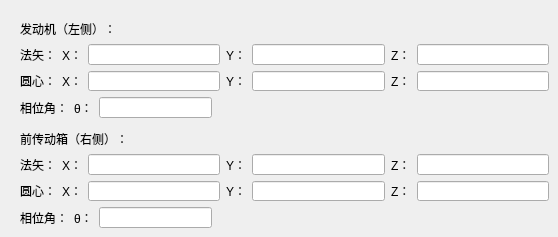
      <widget class="QWidget" name="tab_8">
       <attribute name="title">
        <string>工步5</string>
       </attribute>
       <widget class="QWidget" name="layoutWidget_17">
        <property name="geometry">
         <rect>
          <x>20</x>
          <y>130</y>
          <width>529</width>
          <height>98</height>
         </rect>
        </property>
        <layout class="QVBoxLayout" name="verticalLayout_15">
         <item>
          <widget class="QLabel" name="label_174">
           <property name="text">
            <string>前传动箱（右侧）：</string>
           </property>
          </widget>
         </item>
         <item>
          <layout class="QHBoxLayout" name="horizontalLayout_42">
           <item>
            <widget class="QLabel" name="label_175">
             <property name="text">
              <string>法矢：</string>
             </property>
            </widget>
           </item>
           <item>
            <widget class="QLabel" name="label_176">
             <property name="text">
              <string>X：</string>
             </property>
            </widget>
           </item>
           <item>
            <widget class="QLineEdit" name="StepFive_horizontalFrontDriveBox_normal_x_Edit"/>
           </item>
           <item>
            <widget class="QLabel" name="label_177">
             <property name="text">
              <string>Y：</string>
             </property>
            </widget>
           </item>
           <item>
            <widget class="QLineEdit" name="StepFive_horizontalFrontDriveBox_normal_y_Edit"/>
           </item>
           <item>
            <widget class="QLabel" name="label_178">
             <property name="text">
              <string>Z：</string>
             </property>
            </widget>
           </item>
           <item>
            <widget class="QLineEdit" name="StepFive_horizontalFrontDriveBox_normal_z_Edit"/>
           </item>
          </layout>
         </item>
         <item>
          <layout class="QHBoxLayout" name="horizontalLayout_43">
           <item>
            <widget class="QLabel" name="label_179">
             <property name="text">
              <string>圆心：</string>
             </property>
            </widget>
           </item>
           <item>
            <widget class="QLabel" name="label_180">
             <property name="text">
              <string>X：</string>
             </property>
            </widget>
           </item>
           <item>
            <widget class="QLineEdit" name="StepFive_horizontalFrontDriveBox_center_x_Edit"/>
           </item>
           <item>
            <widget class="QLabel" name="label_181">
             <property name="text">
              <string>Y：</string>
             </property>
            </widget>
           </item>
           <item>
            <widget class="QLineEdit" name="StepFive_horizontalFrontDriveBox_center_y_Edit"/>
           </item>
           <item>
            <widget class="QLabel" name="label_182">
             <property name="text">
              <string>Z：</string>
             </property>
            </widget>
           </item>
           <item>
            <widget class="QLineEdit" name="StepFive_horizontalFrontDriveBox_center_z_Edit"/>
           </item>
          </layout>
         </item>
         <item>
          <layout class="QHBoxLayout" name="horizontalLayout_44">
           <item>
            <widget class="QLabel" name="label_183">
             <property name="text">
              <string>相位角：</string>
             </property>
            </widget>
           </item>
           <item>
            <widget class="QLabel" name="label_184">
             <property name="text">
              <string>θ：</string>
             </property>
            </widget>
           </item>
           <item>
            <widget class="QLineEdit" name="StepFive_horizontalFrontDriveBox_phaseAngle_Edit"/>
           </item>
           <item>
            <spacer name="horizontalSpacer_7">
             <property name="orientation">
              <enum>Qt::Horizontal</enum>
             </property>
             <property name="sizeHint" stdset="0">
              <size>
               <width>40</width>
               <height>20</height>
              </size>
             </property>
            </spacer>
           </item>
           <item>
            <spacer name="horizontalSpacer_8">
             <property name="orientation">
              <enum>Qt::Horizontal</enum>
             </property>
             <property name="sizeHint" stdset="0">
              <size>
               <width>40</width>
               <height>20</height>
              </size>
             </property>
            </spacer>
           </item>
           <item>
            <spacer name="horizontalSpacer_9">
             <property name="orientation">
              <enum>Qt::Horizontal</enum>
             </property>
             <property name="sizeHint" stdset="0">
              <size>
               <width>40</width>
               <height>20</height>
              </size>
             </property>
            </spacer>
           </item>
          </layout>
         </item>
        </layout>
       </widget>
       <widget class="QWidget" name="layoutWidget_18">
        <property name="geometry">
         <rect>
          <x>20</x>
          <y>20</y>
          <width>529</width>
          <height>98</height>
         </rect>
        </property>
        <layout class="QVBoxLayout" name="verticalLayout_16">
         <item>
          <widget class="QLabel" name="label_161">
           <property name="text">
            <string>发动机（左侧）：</string>
           </property>
          </widget>
         </item>
         <item>
          <layout class="QHBoxLayout" name="horizontalLayout_45">
           <item>
            <widget class="QLabel" name="label_162">
             <property name="text">
              <string>法矢：</string>
             </property>
            </widget>
           </item>
           <item>
            <widget class="QLabel" name="label_185">
             <property name="text">
              <string>X：</string>
             </property>
            </widget>
           </item>
           <item>
            <widget class="QLineEdit" name="StepFive_horizontalEngine_normal_x_Edit"/>
           </item>
           <item>
            <widget class="QLabel" name="label_186">
             <property name="text">
              <string>Y：</string>
             </property>
            </widget>
           </item>
           <item>
            <widget class="QLineEdit" name="StepFive_horizontalEngine_normal_y_Edit"/>
           </item>
           <item>
            <widget class="QLabel" name="label_187">
             <property name="text">
              <string>Z：</string>
             </property>
            </widget>
           </item>
           <item>
            <widget class="QLineEdit" name="StepFive_horizontalEngine_normal_z_Edit"/>
           </item>
          </layout>
         </item>
         <item>
          <layout class="QHBoxLayout" name="horizontalLayout_46">
           <item>
            <widget class="QLabel" name="label_188">
             <property name="text">
              <string>圆心：</string>
             </property>
            </widget>
           </item>
           <item>
            <widget class="QLabel" name="label_189">
             <property name="text">
              <string>X：</string>
             </property>
            </widget>
           </item>
           <item>
            <widget class="QLineEdit" name="StepFive_horizontalEngine_center_x_Edit"/>
           </item>
           <item>
            <widget class="QLabel" name="label_190">
             <property name="text">
              <string>Y：</string>
             </property>
            </widget>
           </item>
           <item>
            <widget class="QLineEdit" name="StepFive_horizontalEngine_center_y_Edit"/>
           </item>
           <item>
            <widget class="QLabel" name="label_191">
             <property name="text">
              <string>Z：</string>
             </property>
            </widget>
           </item>
           <item>
            <widget class="QLineEdit" name="StepFive_horizontalEngine_center_z_Edit"/>
           </item>
          </layout>
         </item>
         <item>
          <layout class="QHBoxLayout" name="horizontalLayout_47">
           <item>
            <widget class="QLabel" name="label_192">
             <property name="text">
              <string>相位角：</string>
             </property>
            </widget>
           </item>
           <item>
            <widget class="QLabel" name="label_193">
             <property name="text">
              <string>θ：</string>
             </property>
            </widget>
           </item>
           <item>
            <widget class="QLineEdit" name="StepFive_horizontalEngine_phaseAngle_Edit"/>
           </item>
           <item>
            <spacer name="horizontalSpacer_10">
             <property name="orientation">
              <enum>Qt::Horizontal</enum>
             </property>
             <property name="sizeHint" stdset="0">
              <size>
               <width>40</width>
               <height>20</height>
              </size>
             </property>
            </spacer>
           </item>
           <item>
            <spacer name="horizontalSpacer_11">
             <property name="orientation">
              <enum>Qt::Horizontal</enum>
             </property>
             <property name="sizeHint" stdset="0">
              <size>
               <width>40</width>
               <height>20</height>
              </size>
             </property>
            </spacer>
           </item>
           <item>
            <spacer name="horizontalSpacer_12">
             <property name="orientation">
              <enum>Qt::Horizontal</enum>
             </property>
             <property name="sizeHint" stdset="0">
              <size>
               <width>40</width>
               <height>20</height>
              </size>
             </property>
            </spacer>
           </item>
          </layout>
         </item>
        </layout>
       </widget>
      </widget>
